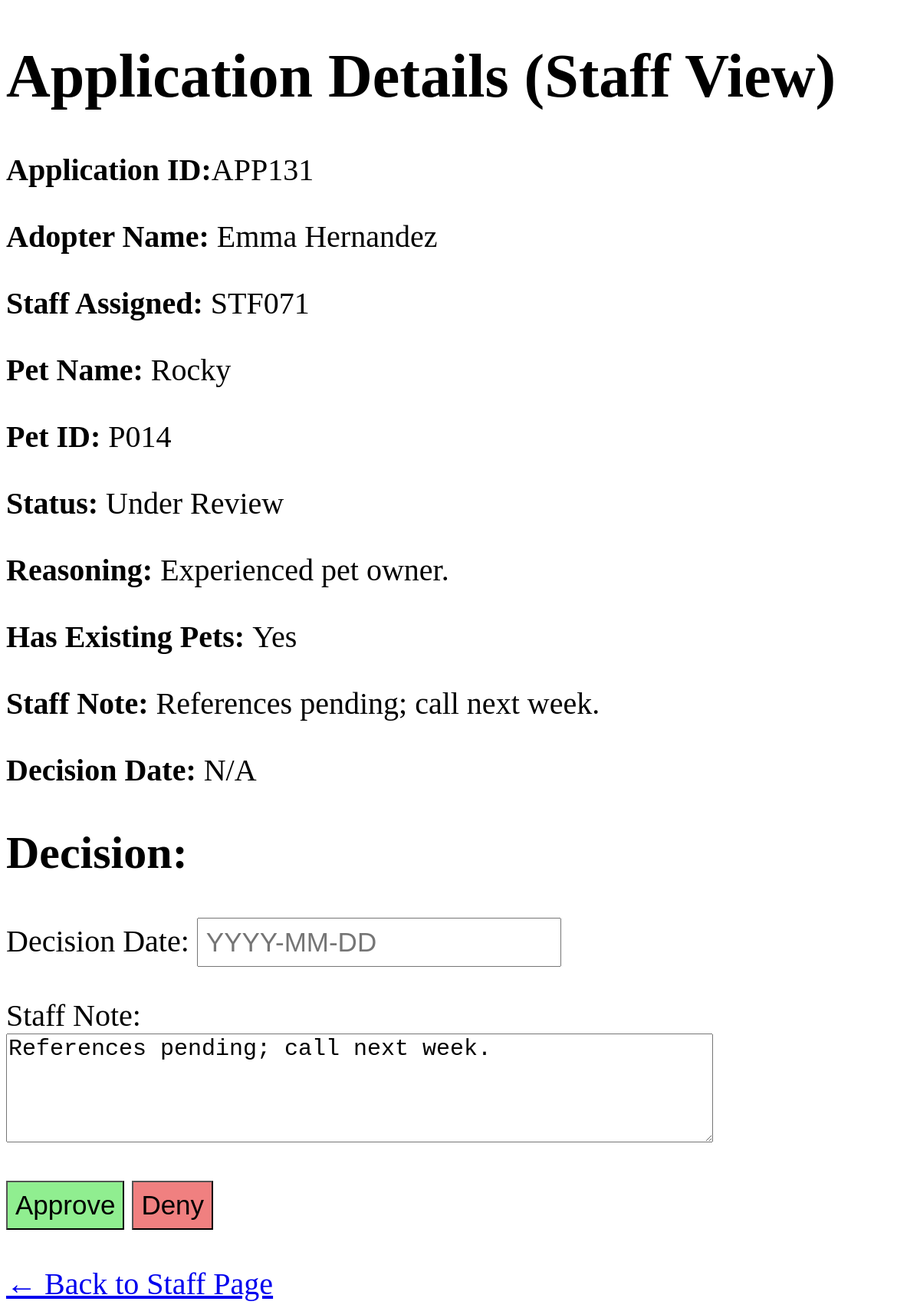
/staff_app/APP131, run on an earlier commit of the app's database.
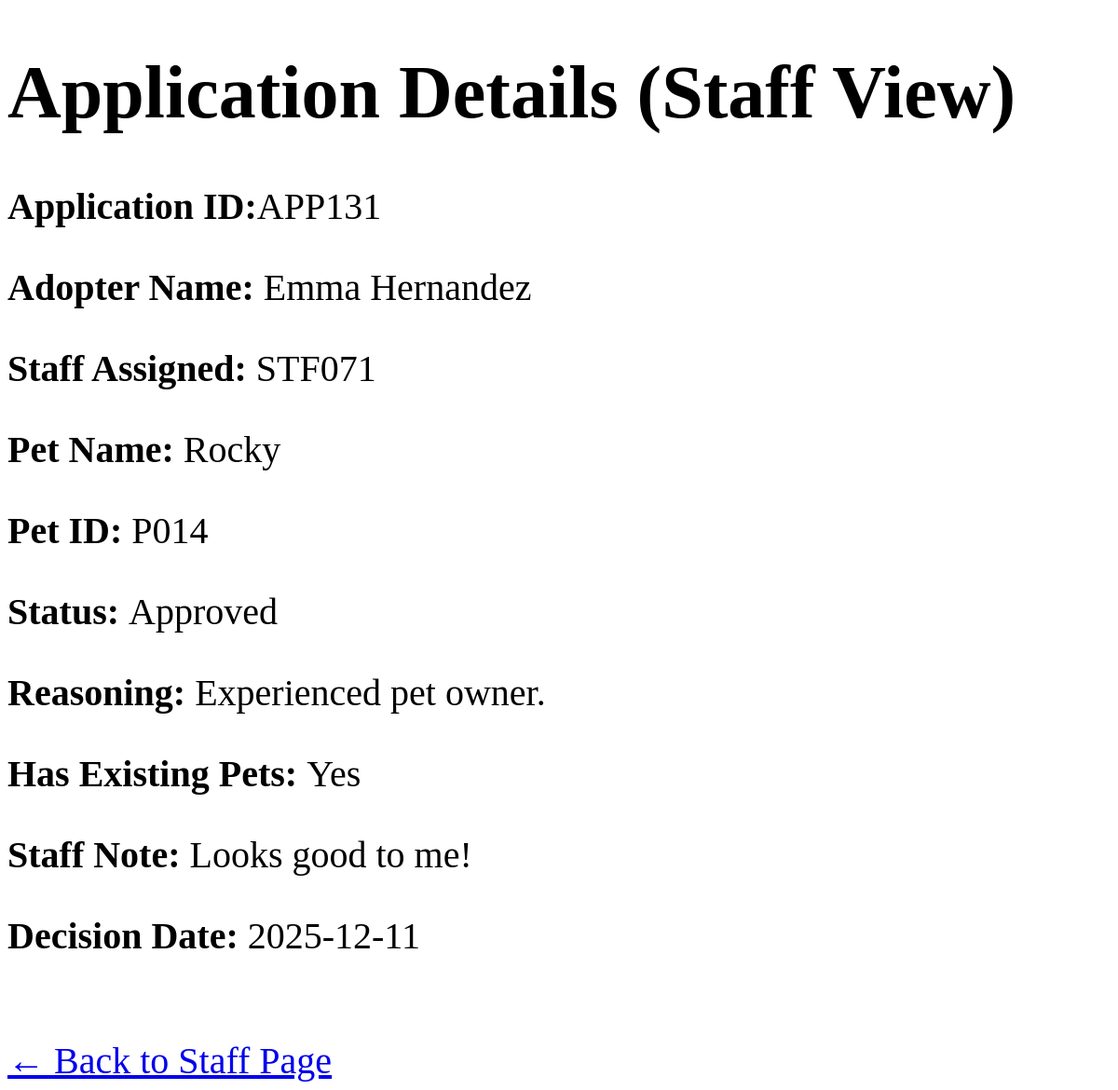
And on a later commit of the database.
### tables this page shows
CREATE TABLE adoption_application (
    app_id CHAR(7) NOT NULL,
    adopter_name VARCHAR(100) NOT NULL,
    staff_id CHAR(6) NOT NULL,
    pet_id CHAR(6) NOT NULL,
    status VARCHAR(20) NOT NULL,
    reasoning VARCHAR(255),
    has_existing_pets CHAR(3),
    staff_notes VARCHAR(255),
    decision_date DATE
);

### app.py (the view)
@app.get("/staff_app/<app_id>")
def staff_app_view(app_id):
    app = get_app_by_id(app_id)
    if not app:
        return "Application not found", 404
    pet = get_pet_by_id(app[3])
    staff = get_staff_by_id(app[2])
    return render_template("staff_app.html", app=app, pet=pet, staff=staff)

### database.py (called while the page is built)
def connect():
    return sqlite3.connect(DB)

def get_pet_by_id(pet_id):
    conn = connect()
    cur = conn.cursor()
    cur.execute("SELECT * FROM pet WHERE pet_id = ?", (pet_id,))
    pet = cur.fetchone()
    conn.close()
    return pet

def get_app_by_id(app_id):
    conn = connect()
    cur = conn.cursor()
    cur.execute("SELECT * FROM adoption_application WHERE app_id = ?", (app_id,))
    app = cur.fetchone()
    conn.close()
    return app

def get_staff_by_id(staff_id):
    conn = connect()
    cur = conn.cursor()
    cur.execute("SELECT * FROM staff WHERE staff_id = ?", (staff_id,))
    staff = cur.fetchone()
    conn.close()
    return staff

### templates/staff_app.html (shortened to what this page needs)
<!DOCTYPE html>
<html>
<head>
</head>
<body>
    <h1>Application Details (Staff View)</h1>
    {% if app %}
        <p><strong>Application ID:</strong>{{ app[0] }}</p>
        <p><strong>Adopter Name:</strong> {{ app[1] }}</p>
        <p><strong>Staff Assigned:</strong> {{ app[2] }}</p>
        {% if pet %}
            <p><strong>Pet Name: </strong>{{ pet[1] }}</p>
        {% endif %}
        <p><strong>Pet ID: </strong>{{ app[3] }}</p>
        <p><strong>Status: </strong>{{ app[4] }}</p>
        <p><strong>Reasoning: </strong>{{ app[5] }}</p>
        <p><strong>Has Existing Pets: </strong>{{ app[6] }}</p>
        <p><strong>Staff Note: </strong>{{ app[7] }}</p>
        <p><strong>Decision Date: </strong>{{ app[8] }}</p>
        {% if app[4] == "Under Review" %}
            <h2>Decision: </h2>
            <form action="/update_app" method="POST">
                <p>
                    <label>Decision Date: </label>
                    <input type="text" name="decision_date" placeholder="YYYY-MM-DD">
                </p>
                <p>
                    <label>Staff Note:</label><br>
                    <textarea name="staff_notes" rows="4" cols="50" style="font-size: 30px;">{{ app[7] }}</textarea>
                </p>
                <button type="submit" name="result" value="Approve" style="background-color: lightgreen;">
                    Approve
                </button>
                <button type="submit" name="result" value="Deny" style="background-color: lightcoral;">
                    Deny
                </button>
            </form>
        {% endif %}
    {% else %}
        <p>Application not found.</p>
    {% endif %}
    <br>
    <a href="/staff/{{ app[2] }}">← Back to Staff Page</a>
</body>
</html>

What changed in the data, as far as the page shows it:
changed adoption_application "APP131": status "Under Review" → "Approved"; staff_notes "References pending; call next week." → "Looks good to me!"; decision_date "N/A" → "2025-12-11"; staff_notes "References pending; call next week." → (not shown)
Also different on the page:
text no longer shown: "Decision: Decision Date: Staff Note: Approve Deny"
